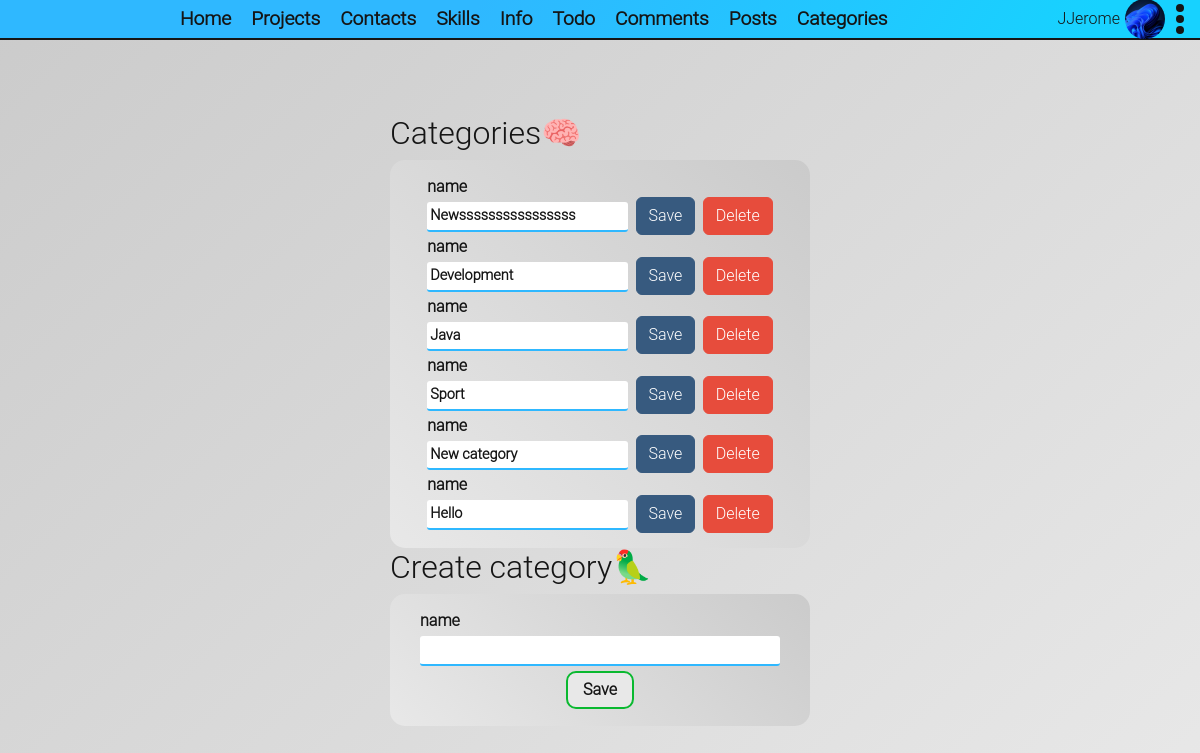
Screenshot of /post/categories (signed in) with the database file from the repository.
### app/authentication/entitys.py (models this page shows, shortened)
class AuthUser(db.Model, UserMixin):
    id = db.Column(db.Integer, primary_key=True)
    email = db.Column(db.String(35), unique=True, nullable=False)
    username = db.Column(db.String(30), unique=True, nullable=False)
    password_hash = db.Column(db.String(60), unique=False, nullable=False)
    avatar_image = db.Column(db.String(30), nullable=True, default=config.AVATAR_DEFAULT)
    about_me = db.Column(db.String(500), nullable=True, default="")
    last_seen = db.Column(db.DateTime, nullable=True, default=datetime.datetime.now().replace(microsecond=0))
    @property
    def password(self):
        raise AttributeError("password is not a readable attribute")
    @staticmethod
    @login_manager.user_loader
    def user_loader(user_id: int):
        return AuthUser.query.get(user_id)

### app/posts/entitys.py (models this page shows)
class Category(db.Model):
    id = db.Column(db.Integer, primary_key=True)
    name = db.Column(db.String(40))

### app/posts/views.py (the view)
@posts_bp.route("/categories")
@login_required
def categories():
    categories_with_forms = [{"id": c.id, "form": CreateEditCategory(name=c.name)} for c in Category.query.all()]
    form = CreateEditCategory()
    return base_render("all-categories.html", categories=categories_with_forms, form=form)

### app/posts/forms.py (shortened to what this page needs)
class CreateEditCategory(FlaskForm):
    name = StringField("name", validators=[
        DataRequired("This field is required"),
        Length(4, 40, "The length must be greater than 4 and less than 90")
    ])
    submit = SubmitField("Save")

### app/common_logic.py (called while the page is built)
def base_render(template: str, **context):
    return render_template(template, about_os=platform.platform(), user_agent_info=request.user_agent.string, **context)

### app/posts/templates/posts/all-categories.html (shortened to what this page needs)
{% extends 'portfolio-base.html' %}
{% block links %}
    <link rel="stylesheet" type="text/css" href="{{ url_for('posts.static', filename='css/all-categories.css') }}">
{% endblock %}
{% block content %}
    {% from "render-filed.html" import render_field %}
    <div class="main-wrapper">
        <div class="main">
            <h3>Categories🧠</h3>
            <main class="categories-wrapper">
                {% for category in categories %}
                    <form action="{{ url_for("posts.category_update", id=category.id) }}"
                          method="post"
                          class="category-form"
                          novalidate
                    >
                        <div> {{ render_field(category.form.name) }} </div>
                        <div class="d-flex justify-content-center align-items-center">
                            {{ category.form.submit(class="btn btn-primary") }}
                        </div>
                        <a href="{{ url_for("posts.category_delete", id=category.id) }}">
                            <button type="button" class="btn btn-danger">
                                Delete
                            </button>
                        </a>
                    </form>
                {% else %}
                    <p>Categories not found</p>
                {% endfor %}
            </main>
        </div>
        <div class="main">
            <h3>Create category🦜</h3>
            <main class="categories-wrapper">
                <form action="{{ url_for("posts.category_create") }}"
                      method="post"
                      class=""
                      novalidate
                >
                    <div> {{ render_field(form.name) }} </div>
                    <div class="d-flex justify-content-center align-items-center">
                        {{ form.submit(class="default-submit") }}
                    </div>
                </form>
            </main>
        </div>
    </div>
{% endblock %}

### app/templates/user_details_header.html (shortened to what this page needs)
{% block links %}
    <link rel="stylesheet" type="text/css" href="{{ url_for('static', filename='css/user_details_header.css') }}">
{% endblock %}
{% if not current_user.is_authenticated %}
    <div class="">
        <a href="{{ url_for("auth.login") }}">Sign-in</a>
        <a href="{{ url_for("auth.sign_up") }}">Sign-up</a>
    </div>
{% else %}
    <div class="d-flex flex-row align-items-center justify-content-center">
        <div>
            {{ current_user.username }}
        </div>
        <div class="user-details-avatar"
                style="background-image: url('{{ url_for('static', filename='users-avatars/' + current_user.avatar_image) }}')"
        >
        </div>
        <div class="nav-item dropdown">
            <a class="dropdown-toggle show user-details"
               data-bs-toggle="dropdown"
               role="button"
               aria-haspopup="true"
               aria-expanded="true"
            >
                <span></span>
                <span></span>
                <span></span>
            </a>
        </div>
    </div>
{% endif %}

### app/templates/render-filed.html (shortened to what this page needs)
{% macro render_field(field) %}
    {% if field.type == 'BooleanField' %}
        <div class="d-flex flex-row justify-content-center align-items-center form-field-row">
            {% if field.label is defined and field.label.text %}
                <dt class="w-100 d-flex flex-row justify-content-center align-items-center">{{ field.label(class="control-label") }}
            {% endif %}
            {{ field(class="default-input mx-4", tabindex=1, **kwargs) | safe }}
        </div>
    {% else %}
        {% if field.label is defined and field.label.text %}
            <dt class="w-100">{{ field.label(class="control-label") }}
        {% endif %}
        <div class="form-field-row">
            {{ field(class="default-input", tabindex=1, **kwargs) | safe }}
        </div>
    {% endif %}
{% endmacro %}

### app/static/css/styles.css (style rules this page uses)
* { --white-color: #e8e8e8; --white-second-color: #cbcbcb; --black-color: #151515; --semi-black-color: #1515157F; --blue-color: #2FB8FFFF; --blue-second-color: #17D2FFFF; --grean-color: #0ab930; --grean-second-color: #2ac44d; --select-color: #ffe700; --select-hover-color: #ffe700; --white-gradient: linear-gradient(317deg, var(--white-color), var(--white-second-color)); --white-gradient-revers: linear-gradient(-317deg, var(--white-color), var(--white-second-color)); --blue-gradient: linear-gradient(123deg, var(--blue-color) 39.22%, var(--blue-second-color) 90.31%); --purple-gradient: linear-gradient(123deg, rgb(115, 33, 255) 39.22%, rgb(139, 84, 229) 90.31%); --light-purple-gradient: linear-gradient(123deg, rgb(139, 84, 229) 39.22%, rgb(169, 124, 245) 90.31%); font-family: "Roboto Light", sans-serif; color: var(--black-color); }
a { color: var(--black-color); }
div, ul, body { padding: 0; margin: 0; }
body { display: flex; flex-direction: column; min-height: 100vh; }
.bg-white-gradient { background: var(--white-gradient); }
.default-input { width: 100%; margin: 3px 0; padding: 3px; border-radius: 3px; border: none; border-bottom: 2px solid var(--blue-color); font-size: .9rem; font-weight: 600; outline: none; transition: ease .15s; }
.default-submit { display: flex; box-sizing: border-box; margin: 2px; padding: 5px 15px; border-radius: 10px; font-size: 1rem; font-weight: 600; border: 2px solid var(--grean-color); background: var(--white-color); transition: ease .1s; }

### app/posts/static/css/all-categories.css (style rules this page uses)
.main-wrapper { display: flex; flex: 1; flex-direction: column; align-items: center; justify-content: center; width: 100%; height: 100%; }
.main-wrapper .main { display: flex; flex-direction: column; }
.categories-wrapper { box-sizing: border-box; display: flex; flex-direction: column; justify-content: center; padding: 15px 30px; min-width: 35vw; border-radius: 15px; background: var(--white-gradient-revers); }
.category-form { display: flex; flex-direction: row; justify-content: space-evenly; align-items: end; }

### app/static/css/user_details_header.css (style rules this page uses)
.dropdown-toggle::after { content: none;!important; }
.user-details { display: flex; flex-direction: column; justify-content: space-between; align-items: center; height: 30px; width: 10px; margin: 0 5px; }
.user-details span { display: block; width: 8px; height: 8px; border-radius: 100%; background: var(--black-color); }
.user-details-avatar { margin: 5px; width: 40px; height: 40px; border-radius: 100%; background-position: center; background-size: cover;!important; }

### rows the page displays
Category: name "Newssssssssssssssss"
Category: name "Development"
Category: name "Java"
Category: name "Sport"
Category: name "New category"
Category: name "Hello"

### other values shown
{{ label }} "Home" "Projects" "Contacts" "Skills" "Info" "Todo" "Comments" "Posts" "Categories"
{{ current_user.username }} "JJerome"
{{ field.label(class="control-label") }} "name" "name" "name" "name" "name" "name"
{{ field.label(class="control-label") }} "name"
